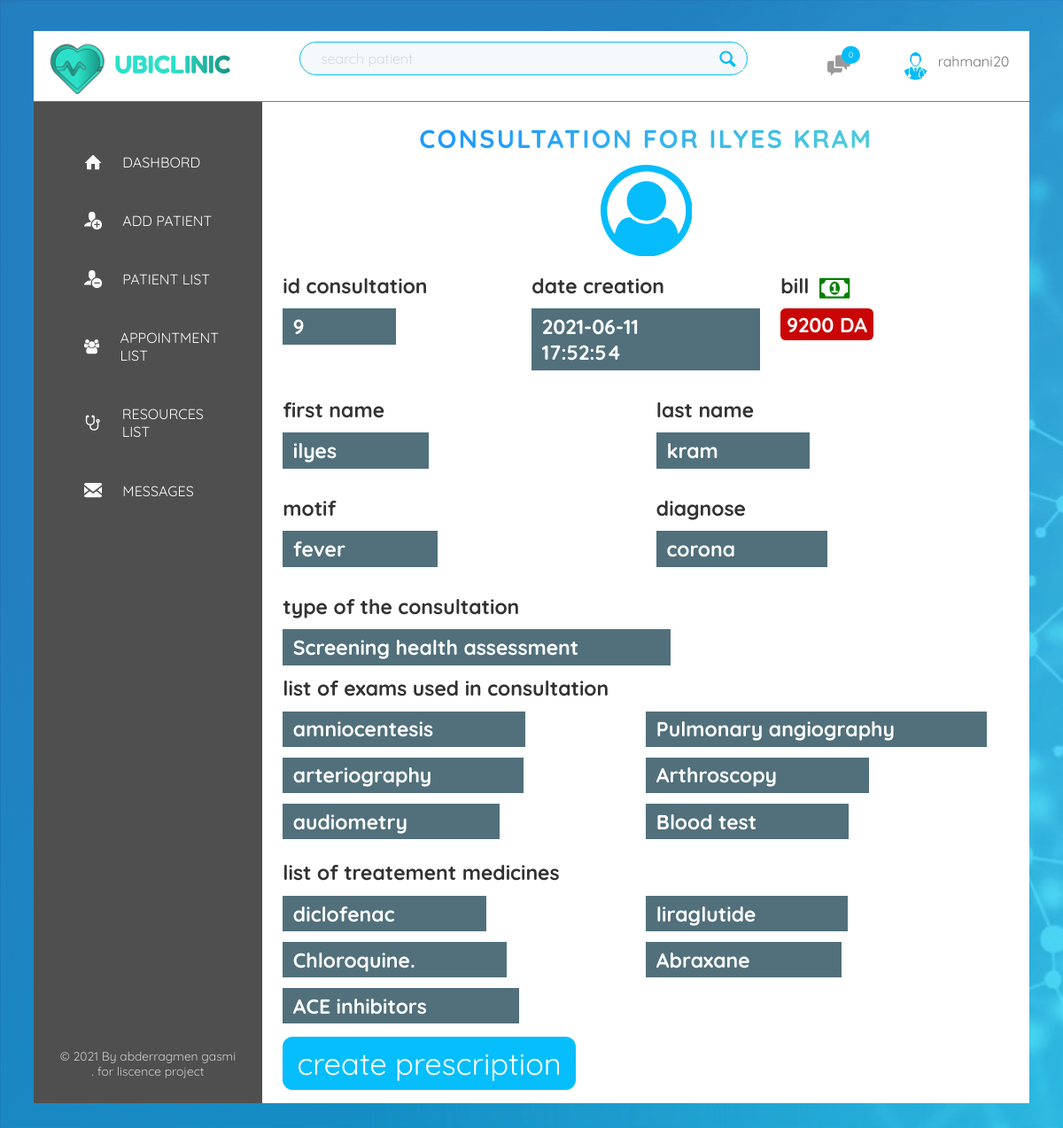
The app's page /consultation/show.php?id=9 (signed in) with its own data.
### tables this page shows
CREATE TABLE `consultation` (
  `idcons` int NOT NULL,
  `idpatient` int NOT NULL,
  `idapp` int NOT NULL,
  `motif` varchar(100) NOT NULL,
  `type` varchar(100) NOT NULL,
  `diagnose` varchar(100) NOT NULL,
  `bill` int NOT NULL,
  `datecreated` datetime NOT NULL DEFAULT CURRENT_TIMESTAMP
);

CREATE TABLE `patient` (
  `id` int NOT NULL,
  `firstname` varchar(60) NOT NULL,
  `lastname` varchar(60) NOT NULL,
  `age` int NOT NULL,
  `gender` varchar(10) NOT NULL,
  `email` varchar(60) DEFAULT NULL,
  `phone` int NOT NULL,
  `blood` varchar(10) NOT NULL,
  `weight` int DEFAULT NULL,
  `height` int DEFAULT NULL,
  `datecreation` timestamp NOT NULL DEFAULT CURRENT_TIMESTAMP,
  `numvisite` int NOT NULL DEFAULT '0'
);

CREATE TABLE `examancons` (
  `idexam` int NOT NULL,
  `idcons` int NOT NULL,
  `idpat` int NOT NULL
);

CREATE TABLE `examan` (
  `idexam` int NOT NULL,
  `nomexam` varchar(100) NOT NULL,
  `cost` int NOT NULL DEFAULT '100'
);

CREATE TABLE `medicinecons` (
  `idmedicine` int NOT NULL,
  `idcons` int NOT NULL,
  `idpat` int NOT NULL
);

CREATE TABLE `medicine` (
  `id` int NOT NULL,
  `name` varchar(90) NOT NULL,
  `used-for` varchar(120) NOT NULL,
  `dose` int NOT NULL DEFAULT '200',
  `period` int NOT NULL DEFAULT '7'
);

### functions/function.php (called while the page is built, shortened)
<?php
function query($sql){
    global $connection;
    return mysqli_query($connection,$sql);
}
function fetch_array($result){
return mysqli_fetch_array($result);
}
?>

### consultation/show.php (the view, shortened to what this page needs)
<?php
$conid = $_GET['id'];
$sql = "SELECT * FROM consultation , patient WHERE consultation.idpatient=patient.id AND idcons=$conid";
$query = query($sql);
$typename = "";
$result = fetch_array($query);
        $fname = $result['firstname'];
        $lname = $result['lastname'];
        $motif = $result['motif'];
        $type = $result['type'];
        $diagnose = $result['diagnose'];
	$bill = $result['bill'];
        $datecreation = $result['datecreated'];
        switch ($type) {
            case 'sha':
            $typename = 'Screening health assessment';
            break;
          }
?>
<html>
    <head>
        <link rel="stylesheet" href="../css/pages/show.css">
    </head>
    <body>
    <?php if(isset($_SESSION['username'])){?>
        <div class="content">
        <?php include("../functions/header.php");?>
            <div class="container">
                <nav class="sidebar">
                    <ul class="side-nav">
                        <li class="side-nav-item">
                            <a href="../home" class="side-nav-link ">
                                <svg class="side-nav-icon">
                                    <use xlink:href="../css/icon/sprite.svg#icon-home"></use>
                                    <span>dashbord</span>
                                </svg>
                            </a>
                        </li>
                        <li class="side-nav-item">
                            <a href="../adduser" class="side-nav-link">
                                <svg class="side-nav-icon">
                                    <use xlink:href="../css/icon/sprite.svg#icon-user-plus"></use>
                                    <span>add patient</span>
                                </svg>
                            </a>
                        </li>
                        <li class="side-nav-item">
                            <a href="../edituser" class="side-nav-link">
                                <svg class="side-nav-icon">
                                    <use xlink:href="../css/icon/sprite.svg#icon-user-minus"></use>
                                    <span>patient list</span>
                                </svg>
                            </a>
                        </li>
                        <li class="side-nav-item">
                            <a href="../appointement" class="side-nav-link">
                                <svg class="side-nav-icon">
                                    <use xlink:href="../css/icon/sprite.svg#icon-group"></use>
                                    <span>appointment list</span>
                                </svg>
                            </a>
                        </li>
                        <?php if($_SESSION['degree']=="doctor"){?>
<li class="side-nav-item">
    <a href="../medicine" class="side-nav-link">
        <svg class="side-nav-icon">
            <use xlink:href="../css/icon/sprite.svg#icon-stethoscope"></use>
            <span>resources list</span>
        </svg>
    </a>
</li>
<?php } ?>
                        <li class="side-nav-item">
                            <a href="../message/" class="side-nav-link">
                                <svg class="side-nav-icon">
                                    <use xlink:href="../css/icon/sprite.svg#icon-envelope"></use>
                                    <span>messages</span>
                                </svg>
                            </a>
                        </li>
                    </ul>
                    <div class="legal">
                        &copy; 2021 By abderragmen gasmi . for liscence project
                    </div>
                </nav>
                <div class="main">
                    <div class="main-title">
                        <h1 class="center-text heading-secondary">Consultation for <?php echo $fname . " " . $lname ;?></h1>
                        <svg class="main-icon">
                            <use xlink:href="../css/icon/sprite.svg#icon-user-circle"></use>
                        </svg>
                    </div>
                    <div class="grid margin-top-small">
                        <div class="flexc databox">
                            <h1>id consultation</h1>
                            <h1 class="data"><?php echo $_GET['id'];?></h1>
                        </div>
                        <div class="flexc">
                            <h1>date creation</h1>
                            <h1 class="data"><?php echo $datecreation;?></h1>
                        </div>
<div class="flexc margin-top-smalll">
<div class="flex">
<h1 style="margin-right: 1rem;">bill</h1>
<svg class="money">
                                    <use xlink:href="../css/icon/sprite.svg#icon-money"></use>
                                </svg>
</div>
                            <h1 class="glyphicon glyphicon-remove"><?php echo $bill;?> DA</h1>
                        </div>
                    </div>
                    <div class="grid margin-top-small">
                        <div class="flexc databox">
                            <h1>first name</h1>
                            <h1 class="data"><?php echo $fname;?></h1>
                        </div>
                        <div class="flexc">
                            <h1>last name</h1>
                            <h1 class="data"><?php echo $lname;?></h1>
                        </div>
                    </div>
                    <div class="grid margin-top-small">
                        <div class="flexc databox">
                            <h1>motif</h1>
                            <h1 class="data"><?php echo $motif;?></h1>
                        </div>
                        <div class="flexc databox">
                            <h1>diagnose</h1>
                            <h1 class="data"><?php echo $diagnose;?></h1>
                        </div>
                    </div>
                    <div class="grid margin-top-small">
                        <div class="flexc databox">
                            <h1>type of the consultation</h1>
                            <h1 class="data"><?php echo $typename;?></h1>
                        </div>
                    </div>
                    <h1>list of exams used in consultation</h1>
                    <div class="gridc">
                            <?php
                            $sql = "SELECT * FROM examan , examancons WHERE examan.idexam=examancons.idexam AND idcons=$conid";
                            $query = query($sql);
                            if (mysqli_num_rows($query) > 0) {
                                    while($result = fetch_array($query)){
                                        $name = $result['nomexam'];
                                        echo "<h1 class='data' style='display:block;'>$name</h1>";
                                    }}else{echo $conid . "notthing";}
                            ?>
                        </div>
                            <h1>list of treatement medicines</h1>
                            <div class="gridc">
                            <?php
                            $sql = "SELECT * FROM medicine , medicinecons WHERE medicine.id=medicinecons.idmedicine AND idcons=$conid";
                            $query = query($sql);
                            if (mysqli_num_rows($query) > 0) {
                                    while($result = fetch_array($query)){
                                        $name = $result['name'];
                                        echo "<h1 class='data' style='display:block;'>$name  </h1>";
                                    }}else{echo $conid . "notthing";}
                            ?>
                        </div>
                            <a href="../prespiction.php" class="createbtn">create prescription</a>
</div>
</div>
</div>
<?php }else{rederict("../signin/");}?>
</body>
</html>

### css/pages/show.css (style rules this page uses)
body { background-color: var(--primary-color-op); background-image: linear-gradient(315deg, #06befb74 0%, #4885ee70 74%), url(../../img/854206.jpg); background-size: cover; font-family:quicksand; }
.content { background-color: white; width: 95%; height: max-content; margin: 3rem auto; }
h1 { margin-bottom: 1rem; color: var(--dark-grey-1); }
.main { width: 100%; height: max-content; padding: 2rem; }
.main-icon { width: 9rem; display: block; height: 9rem; fill: var(--primary-color); margin: 0 auto; }
.data { display: inline-block; background-color: rgb(81 112 123); padding: .5rem 9rem .5rem 1rem; color: white; }
.createbtn { font-size: 3rem; padding: .7rem 1.4rem; background-color: #06befb; color: white; border-radius: 1rem; cursor: pointer; margin-top: 2rem; align-self: center; }
.flexc { align-items: flex-start; }
.gridc { display: grid; grid-template-columns: repeat(auto-fit,minmax(50%,1fr)); justify-items: start; margin-bottom: 1rem; }
.grid { grid-column-gap: 2rem; }
.money { height:3rem; width: 3rem; fill:green; }

### css/base/base.css (style rules this page uses)
html { font-size: 72%; }
* { box-sizing: border-box; }
a { text-decoration: none; }
p,h1 { margin-block-start: 0;margin-block-end: 0; }

### css/base/typography.css (style rules this page uses)
.heading-secondary { font-size: 2.5rem; text-transform: uppercase; font-weight: bold; background-image: linear-gradient(315deg, #60dfcd 0%, #1e9afe 74%); display: block; -webkit-background-clip: text; background-clip: text; color: transparent; letter-spacing: .2rem; }

### css/base/utilities.css (style rules this page uses)
.center-text { text-align: center; }
.margin-top-small { margin-top: 1.6rem; }
.glyphicon { padding: .3rem .6rem; color: white; font-weight: bold; text-decoration: none; border-radius: .5rem; }
.glyphicon-remove { background-color: rgb(201, 5, 5); }
.flex { display: flex; flex-direction: row; }
.flexc { display: flex; flex-direction: column; }
.grid { display: grid; grid-template-columns: repeat(auto-fit,minmax(20rem,1fr)); justify-items: start; }

### css/base/variables.css (style rules this page uses)
:root { --primary-color:#06bcfb; --primary-color-op:#06bcfb98; --primary-color-light:#85d6f0; --primary-color-so-light:#def7ff; --primary-color-so-2-light:#f5f9fb; --seconde-color:#4885ee; --light-grey:#f7f7f7; --dark-grey-2:#777; --dark-grey-3:#999; --dark-grey-1:#333; --dark-grey-4:rgb(79, 79, 79); --grey:#ccc; --light-grey-1:#faf9f9; --light-grey-2:#f4f2f2; --light-grey-3:#f8eeee; --light-grey-4:#ccc; --grid-width:114rem; --grid-horizantal:6rem; --default-font:1.6rem; --dark-shadow:0 2rem 5rem rgba(0, 0, 0, 0.425); --light-shadow:0 2rem 5rem rgba(0, 0, 0, 0.151); }

### css/layout/sidebar.css (style rules this page uses)
.container { display: flex; height: max-content; flex-direction: row; }
.sidebar { background-color: var(--dark-grey-4); flex: 0 0 23%; display: flex; flex-direction: column; justify-content: space-between; }
.side-nav { font-size: 1.4rem; list-style: none; margin-top: 3.5rem; padding-left: 2rem; }
.side-nav-item { position: relative; }
.side-nav-item:not(:last-child) { margin-bottom: 1rem; }
.side-nav-item::before { content: ""; position: absolute; top: 0; left: 0; height: 100%; width: 3px; background-color: var(--primary-color); transform: scaleY(0); transition: transform .2s ,width .4s ease-in .2s,background-color .1s; }
.side-nav-link:link,.side-nav-link:visited { z-index: 10; position: relative; color: var(--light-grey-1); text-decoration: none; text-transform: uppercase; display: block; padding: 1.5rem 3rem; display: flex; align-items: center; }
.side-nav-icon { width: 1.75rem; height: 1.75rem; margin-right: 2rem; fill: currentColor; }
.legal { font-size: 1.2rem; text-align: center; padding: 2.5rem; color: var(--light-grey-4); }

### records on screen
consultation: datecreated "2021-06-11 17:52:54", bill "9200", idpatient.firstname "ilyes", idpatient.lastname "kram", motif "fever", diagnose "corona", type "Screening health assessment"
examancons: idexam.nomexam "amniocentesis"
examancons: idexam.nomexam "Pulmonary angiography"
examancons: idexam.nomexam "arteriography"
examancons: idexam.nomexam "Arthroscopy"
examancons: idexam.nomexam "audiometry"
examancons: idexam.nomexam "Blood test"
medicinecons: idmedicine.name "diclofenac"
medicinecons: idmedicine.name "liraglutide"
medicinecons: idmedicine.name "Chloroquine."
medicinecons: idmedicine.name "Abraxane"
medicinecons: idmedicine.name "ACE inhibitors"

### other values on screen
$notification "0"
$_SESSION['username'] "rahmani20"
$_GET['id'] "9"
